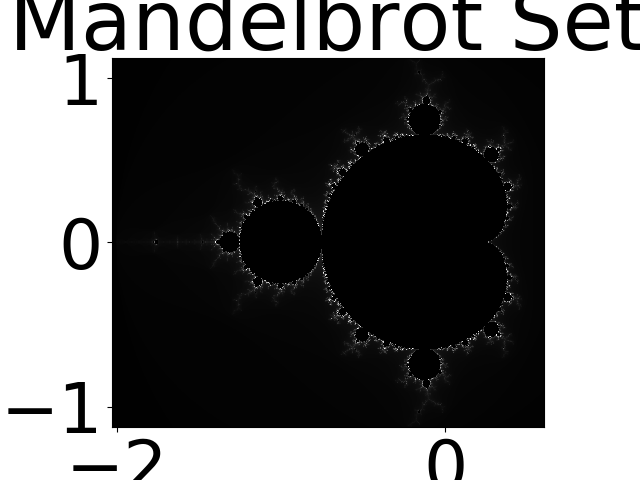

Source code (Python):
import numpy as np
import matplotlib.pyplot as plt


class Mandelbrot(object):
    # initialising the class with all the data needed to plot the mandelbrot set, width and height set the dimension of the image
    def __init__(self, xmin, xmax, ymin, ymax, width, height, maxiter):

        self.xmin = xmin
        self.xmax = xmax
        self.ymin = ymin
        self.ymax = ymax
        self.width = width
        self.height = height
        self.maxiter = maxiter
        self.mandelbrot_atlas = np.empty((self.width, self.height))

    def mandelbrot_function(self, complex_number):
        # The function to calculate the no. of iterations it takes for z to deviate
        z = complex(0, 0)
        for num_iterations in range(self.maxiter):
            if abs(z) > 2:
                return num_iterations
            z = z*z + complex_number
        return 0

    def mandelbrot_points(self):
        # assign points to the mandelbrot atlas for plotting
        real = np.linspace(self.xmin, self.xmax, self.width)
        imaginary = np.linspace(self.ymin, self.ymax, self.height)

        for i in range(self.width):
            for j in range(self.height):
                # calling mandelbrot function
                self.mandelbrot_atlas[i, j] = self.mandelbrot_function(
                    complex(real[i], imaginary[j]))

    def plot_mandelbrot(self):
        # Plotting the madelbrot set with matplotlib

        # Calling the mandelbrot_points method to give values to the atlas
        self.mandelbrot_points()
        plt.rcParams.update({'font.size': 50})
        plt.imshow(self.mandelbrot_atlas.T, interpolation="nearest",
                   extent=[self.xmin, self.xmax, self.ymin, self.ymax])
        plt.ylabel("Imaginary Axis")
        plt.xlabel("Real Axis")
        plt.title("Mandelbrot Set")
        plt.gray()
        plt.savefig("mandelbrot.png")
        plt.show()
